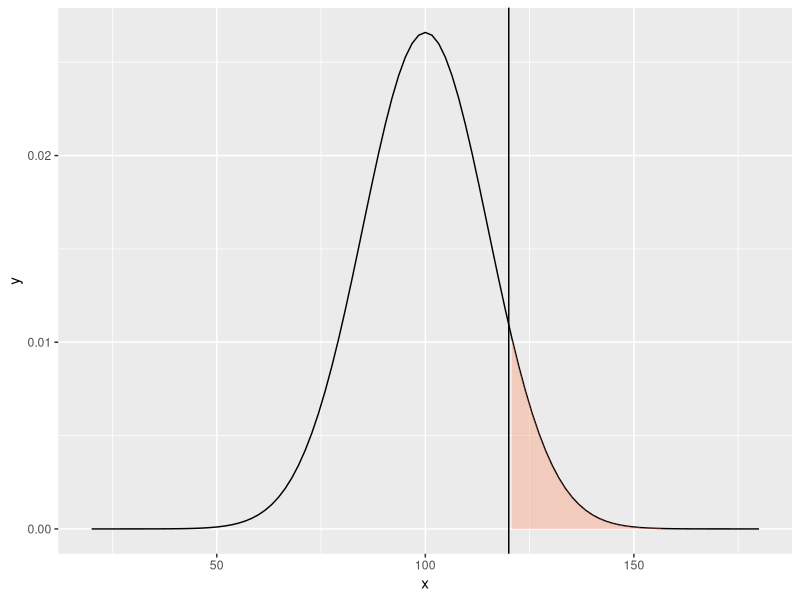
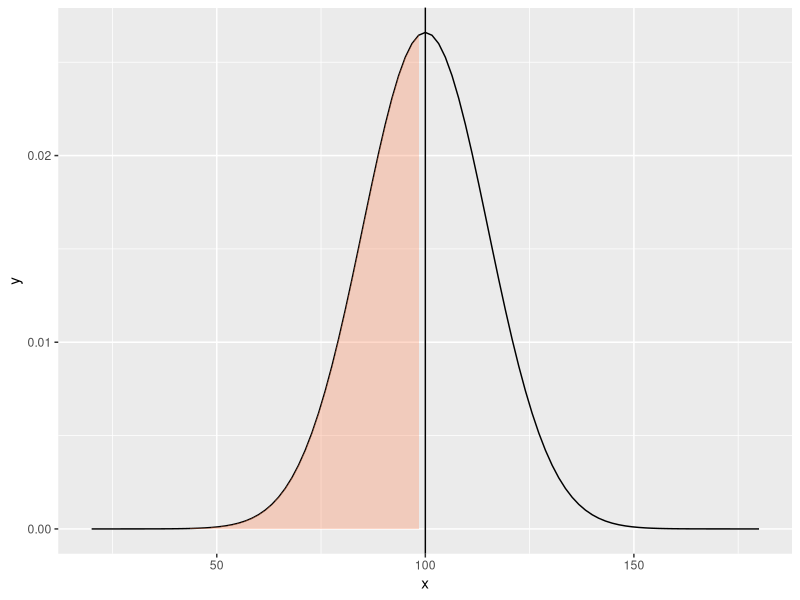
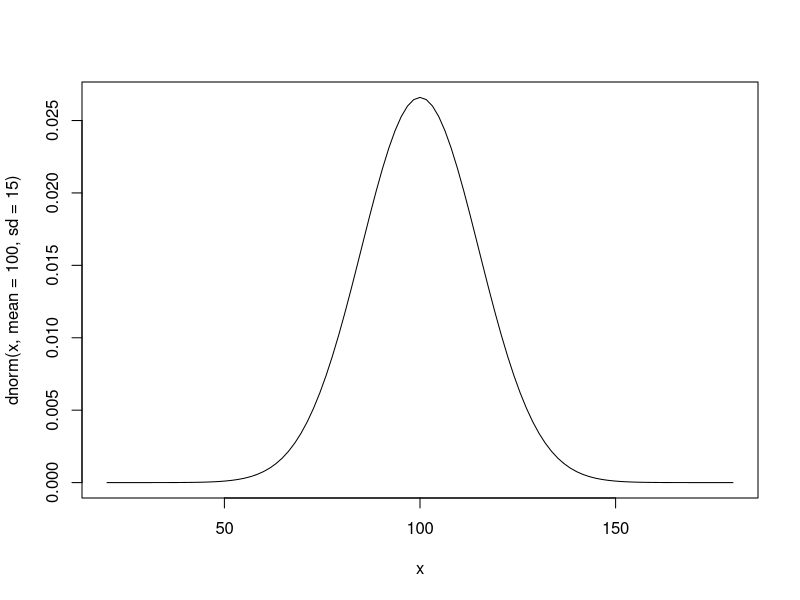
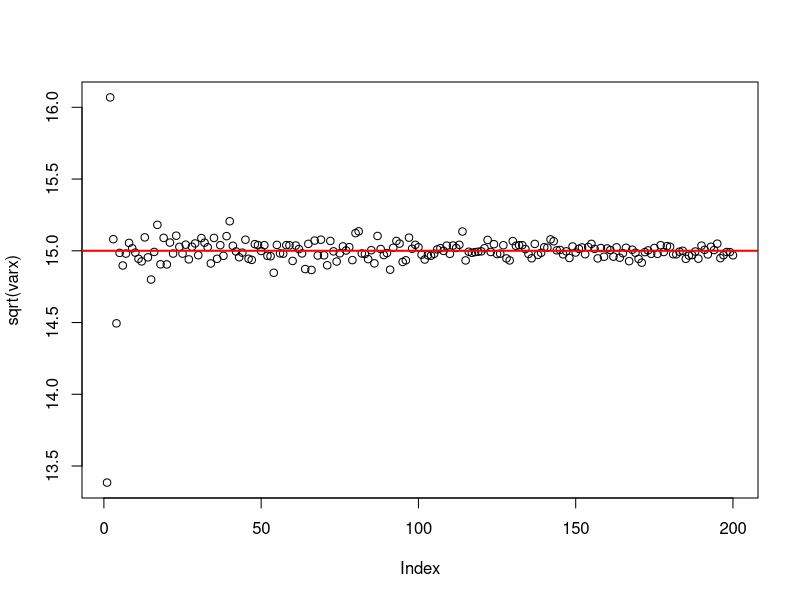
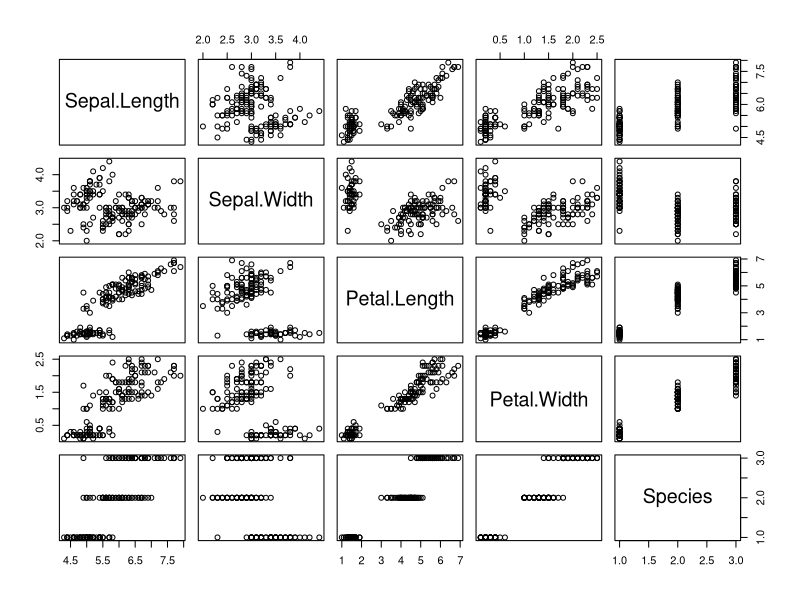
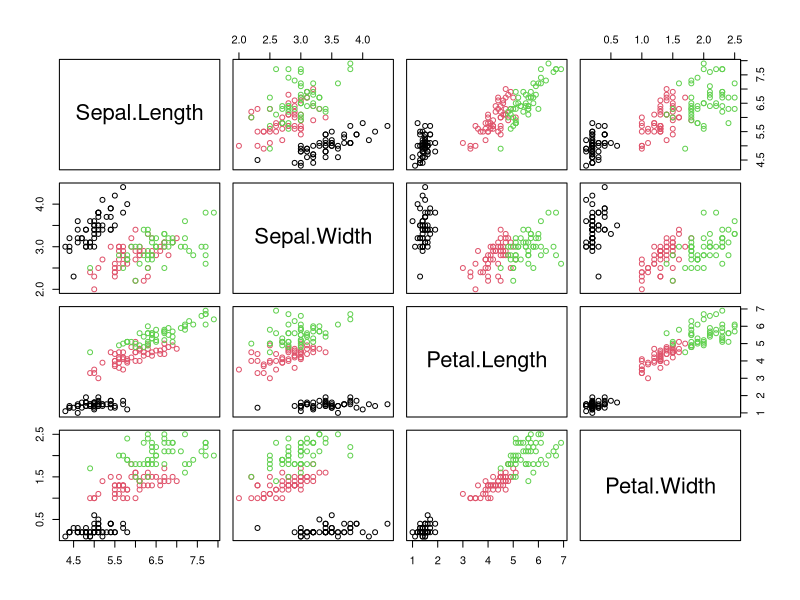
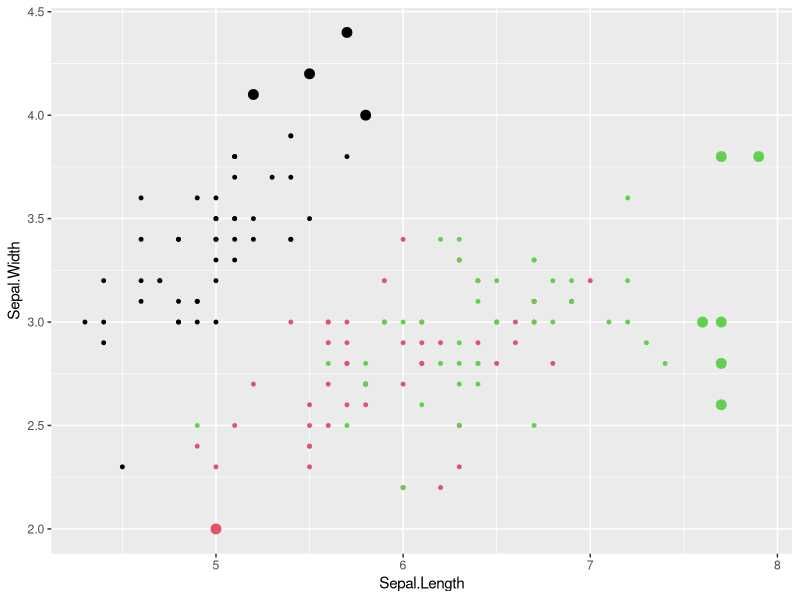
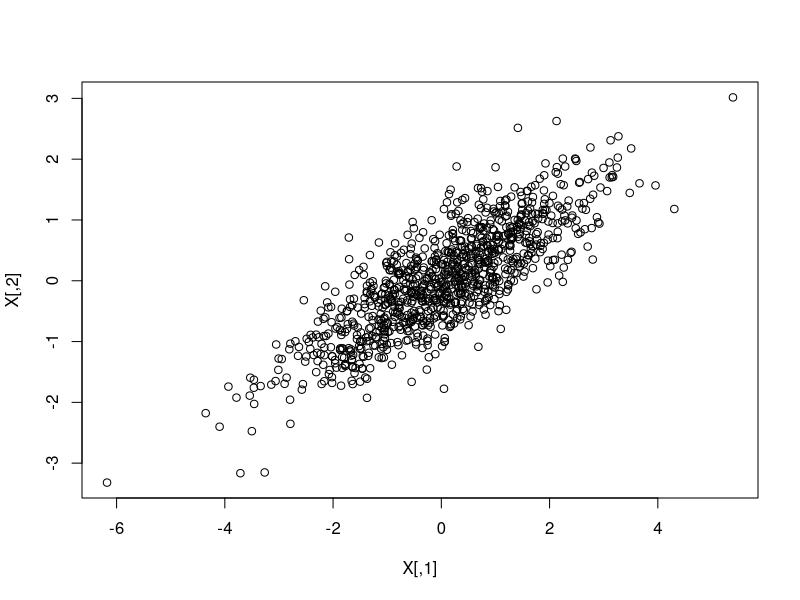

Reproduce these figures in R, in order.
## ---- chunk 1
knitr::opts_chunk$set(echo = TRUE)
rm(list = ls())
## ---- chunk 2
1-pnorm(120,mean = 100,sd = 15)
pnorm(100,mean = 100,sd = 15)


QI.sup120 <- function(x){
  ifelse(x>120,dnorm(x,mean = 100, sd = 15), NA)
}

library(ggplot2)
ggplot(data.frame(x=c(20,180)),aes(x)) +
  stat_function(fun = dnorm, args = list(mean=100,sd=15)) +
  stat_function(fun = QI.sup120, geom = "area", fill = "coral", alpha = 0.3) +
  geom_vline(xintercept = 120)


QI.inf100 <- function(x){
  ifelse(x<100,dnorm(x,mean = 100,sd = 15), NA)
}
ggplot(data.frame(x=c(20,180)),aes(x)) +
  stat_function(fun = dnorm, args = list(mean=100,sd=15)) +
  stat_function(fun = QI.inf100, geom = "area", fill = "coral", alpha = 0.3) +
  geom_vline(xintercept = 100)

curve(dnorm(x,mean = 100,sd = 15),20,180)
## ---- chunk 3
n <- seq(from = 100, to = 100000, by = 500)
varx <- sapply(n,function(m){
  x <- rnorm(m,mean = 100,sd = 15)
  var(x)
})
plot(sqrt(varx))
abline(h = 15, col = "red", lwd = 2)

n <- 10
x <- rnorm(n = 10, mean = 100, sd = 15)
sigma2ML <- mean((x-mean(x))^2)
sigma2stat <- n/(n-1)*sigma2ML
var(x)
sigma2ML
sigma2stat
## ---- chunk 4
data("iris")
str(iris)
help("iris")
summary(iris)
plot(iris)
pairs(iris[,1:4], col = iris$Species)
## ---- chunk 5
library(tidyverse)
parameters <-
  as.tibble(iris) %>%
  select(-"Species") %>%
  gather(factor_key = TRUE) %>%
  group_by(key) %>%
  summarise(mean = mean(value), sd = sd(value)) %>%
  mutate(min=mean - 2*sd, max = mean + 2*sd)

flower.outliers <- (apply(t((t(iris[,1:4]) < parameters$min) + (t(iris[,1:4]) > parameters$max)),1,sum)>0)
ggplot(iris, aes(x=Sepal.Length,y=Sepal.Width)) +
  geom_point(colour = as.numeric(iris$Species), size = flower.outliers*2+1)
## ---- chunk 6
library(mvtnorm)
library(MASS)
sigma = matrix(nrow = 2, ncol = 2, data = c(2,1,1,0.75))
mu = matrix(c(0,0),2,1) 

X <- mvrnorm(n = 1000, mu = mu, Sigma = sigma)
plot(X)

Q <- qchisq(p = seq(0.05,0.95,by = 0.01), df = 2)
x <- seq(-4,4,length=100)
y <- seq(-4,4,length=100)
sigmainv <- solve(sigma)
a <- sigmainv[1,1]
b <- sigmainv[2,2]
c <- sigmainv[1,2]
z <- outer(x,y,function(x,y) (a*x^2+b*y^2+2*c*x*y))
image(x,y,z)
contour(x,y,z,col = "blue4", levels = Q, labels = seq(0.05,0.95,0.1),add=T)
persp(x,y,1/(2*pi)*det(sigmainv)^(-1/2)*exp(-0.5*z),col = "cornflowerblue",theta = 5, phi = 10, zlab = "f(x)")

